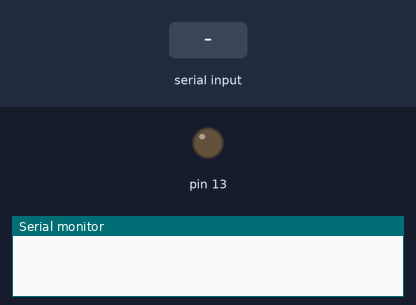
The sketch below on a simulated Arduino Uno, built with avr-gcc and run on an emulated ATmega328P. Shown: output pins drawn as LEDs (lit = HIGH), the last lines printed to the serial monitor. Inputs (shaded band) come from the test bench.

Above: at 1.2 s.
1.3 s: "1\n" received over the second serial link
At 2.3 s:
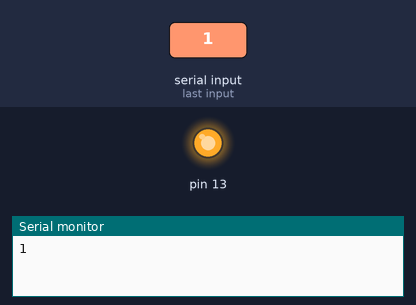
2.8 s: "0\n" received over the second serial link
At 3.4 s:
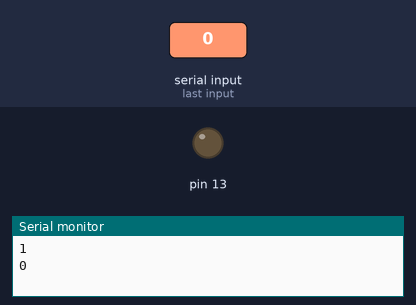
Timing chart, 0 to 5.8 s (numbered marks = the images above; inputs shaded):
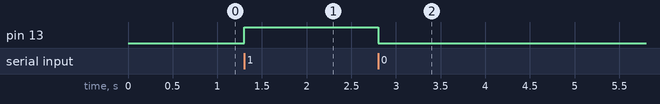

Measured:
- after the input at 1.3 s, pin 13: LOW → HIGH at once
- after the input at 2.8 s, pin 13: HIGH → LOW at once

The sketch:

bluetooth.ino
```cpp
#include <SoftwareSerial.h>
SoftwareSerial bluetooth(10,11);
char data=0;

void setup() {
  // put your setup code here, to run once:
bluetooth.begin(9600);
Serial.begin(9600);
pinMode(13,OUTPUT);
}

void loop() {
  // put your main code here, to run repeatedly:
if(bluetooth.available()>0)
{
  data=bluetooth.read();
  Serial.print(data);
  Serial.print("\n");
  if(data=='1')
  digitalWrite(13,HIGH);
  else if (data=='0')
  digitalWrite(13,LOW);
}
}
```
